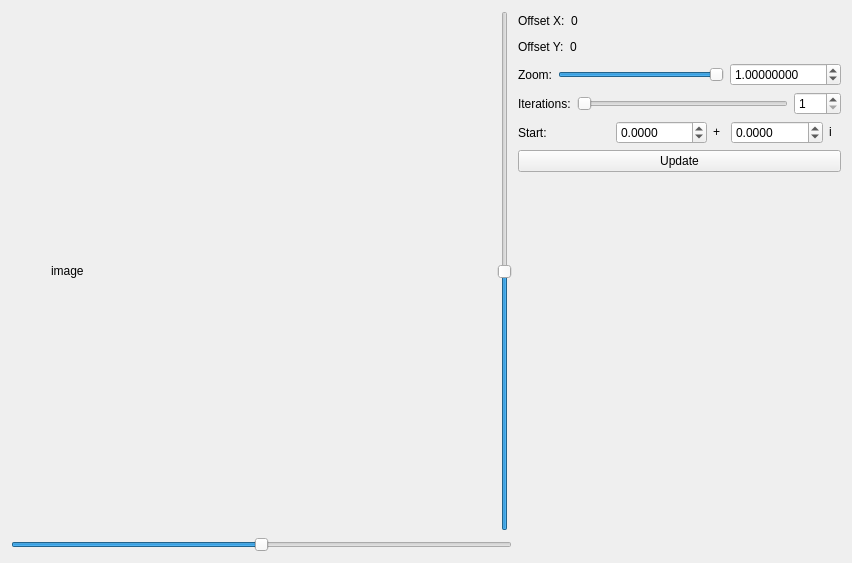
<?xml version="1.0" encoding="UTF-8"?>
<ui version="4.0">
 <class>MainWindow</class>
 <widget class="QMainWindow" name="MainWindow">
  <property name="geometry">
   <rect>
    <x>0</x>
    <y>0</y>
    <width>852</width>
    <height>563</height>
   </rect>
  </property>
  <property name="windowTitle">
   <string>MainWindow</string>
  </property>
  <widget class="QWidget" name="centralWidget">
   <layout class="QHBoxLayout" name="horizontalLayout_6">
    <item>
     <layout class="QVBoxLayout" name="verticalLayout_2">
      <item>
       <layout class="QHBoxLayout" name="horizontalLayout">
        <item>
         <spacer name="horizontalSpacer">
          <property name="orientation">
           <enum>Qt::Horizontal</enum>
          </property>
          <property name="sizeHint" stdset="0">
           <size>
            <width>40</width>
            <height>20</height>
           </size>
          </property>
         </spacer>
        </item>
        <item>
         <widget class="QLabel" name="lblImage">
          <property name="minimumSize">
           <size>
            <width>400</width>
            <height>400</height>
           </size>
          </property>
          <property name="maximumSize">
           <size>
            <width>400</width>
            <height>400</height>
           </size>
          </property>
          <property name="text">
           <string>image</string>
          </property>
         </widget>
        </item>
        <item>
         <spacer name="horizontalSpacer_2">
          <property name="orientation">
           <enum>Qt::Horizontal</enum>
          </property>
          <property name="sizeHint" stdset="0">
           <size>
            <width>40</width>
            <height>20</height>
           </size>
          </property>
         </spacer>
        </item>
        <item>
         <widget class="QSlider" name="sldOffsetY">
          <property name="maximum">
           <number>1000</number>
          </property>
          <property name="value">
           <number>500</number>
          </property>
          <property name="orientation">
           <enum>Qt::Vertical</enum>
          </property>
         </widget>
        </item>
       </layout>
      </item>
      <item>
       <widget class="QSlider" name="sldOffsetX">
        <property name="maximum">
         <number>1000</number>
        </property>
        <property name="value">
         <number>500</number>
        </property>
        <property name="orientation">
         <enum>Qt::Horizontal</enum>
        </property>
       </widget>
      </item>
     </layout>
    </item>
    <item>
     <layout class="QVBoxLayout" name="verticalLayout_3">
      <item>
       <layout class="QHBoxLayout" name="horizontalLayout_4">
        <item>
         <widget class="QLabel" name="lblOffsetXL">
          <property name="text">
           <string>Offset X:</string>
          </property>
         </widget>
        </item>
        <item>
         <widget class="QLabel" name="lblOffsetX">
          <property name="text">
           <string>0</string>
          </property>
         </widget>
        </item>
        <item>
         <spacer name="horizontalSpacer_3">
          <property name="orientation">
           <enum>Qt::Horizontal</enum>
          </property>
          <property name="sizeHint" stdset="0">
           <size>
            <width>40</width>
            <height>20</height>
           </size>
          </property>
         </spacer>
        </item>
       </layout>
      </item>
      <item>
       <layout class="QHBoxLayout" name="horizontalLayout_5">
        <item>
         <widget class="QLabel" name="lblOffsetYL">
          <property name="text">
           <string>Offset Y:</string>
          </property>
         </widget>
        </item>
        <item>
         <widget class="QLabel" name="lblOffsetY">
          <property name="text">
           <string>0</string>
          </property>
         </widget>
        </item>
        <item>
         <spacer name="horizontalSpacer_4">
          <property name="orientation">
           <enum>Qt::Horizontal</enum>
          </property>
          <property name="sizeHint" stdset="0">
           <size>
            <width>40</width>
            <height>20</height>
           </size>
          </property>
         </spacer>
        </item>
       </layout>
      </item>
      <item>
       <layout class="QHBoxLayout" name="horizontalLayout_2">
        <item>
         <widget class="QLabel" name="lblZoomL">
          <property name="text">
           <string>Zoom:</string>
          </property>
         </widget>
        </item>
        <item>
         <widget class="QSlider" name="sldZoom">
          <property name="maximum">
           <number>1000000000</number>
          </property>
          <property name="value">
           <number>100000</number>
          </property>
          <property name="orientation">
           <enum>Qt::Horizontal</enum>
          </property>
         </widget>
        </item>
        <item>
         <widget class="QDoubleSpinBox" name="spnZoom">
          <property name="decimals">
           <number>8</number>
          </property>
          <property name="maximum">
           <double>1000.000000000000000</double>
          </property>
          <property name="singleStep">
           <double>0.000001000000000</double>
          </property>
          <property name="value">
           <double>1.000000000000000</double>
          </property>
         </widget>
        </item>
       </layout>
      </item>
      <item>
       <layout class="QHBoxLayout" name="horizontalLayout_3">
        <item>
         <widget class="QLabel" name="lblIterationsL">
          <property name="text">
           <string>Iterations:</string>
          </property>
         </widget>
        </item>
        <item>
         <widget class="QSlider" name="sldIterations">
          <property name="minimum">
           <number>1</number>
          </property>
          <property name="maximum">
           <number>250</number>
          </property>
          <property name="orientation">
           <enum>Qt::Horizontal</enum>
          </property>
         </widget>
        </item>
        <item>
         <widget class="QSpinBox" name="spnIterations">
          <property name="minimum">
           <number>1</number>
          </property>
          <property name="maximum">
           <number>250</number>
          </property>
         </widget>
        </item>
       </layout>
      </item>
      <item>
       <layout class="QHBoxLayout" name="horizontalLayout_7">
        <item>
         <widget class="QLabel" name="lblComplexL">
          <property name="text">
           <string>Start:</string>
          </property>
         </widget>
        </item>
        <item>
         <widget class="QDoubleSpinBox" name="spnComplexReal">
          <property name="decimals">
           <number>4</number>
          </property>
          <property name="minimum">
           <double>-2.000000000000000</double>
          </property>
          <property name="maximum">
           <double>2.000000000000000</double>
          </property>
          <property name="singleStep">
           <double>0.050000000000000</double>
          </property>
         </widget>
        </item>
        <item>
         <widget class="QLabel" name="lblComplexPlus">
          <property name="maximumSize">
           <size>
            <width>12</width>
            <height>12</height>
           </size>
          </property>
          <property name="text">
           <string>+</string>
          </property>
         </widget>
        </item>
        <item>
         <widget class="QDoubleSpinBox" name="spnComplexImaginary">
          <property name="decimals">
           <number>4</number>
          </property>
          <property name="minimum">
           <double>-2.000000000000000</double>
          </property>
          <property name="maximum">
           <double>2.000000000000000</double>
          </property>
          <property name="singleStep">
           <double>0.050000000000000</double>
          </property>
         </widget>
        </item>
        <item>
         <widget class="QLabel" name="lblComplexi">
          <property name="maximumSize">
           <size>
            <width>12</width>
            <height>12</height>
           </size>
          </property>
          <property name="text">
           <string>i</string>
          </property>
         </widget>
        </item>
       </layout>
      </item>
      <item>
       <widget class="QPushButton" name="btnRender">
        <property name="text">
         <string>Update</string>
        </property>
       </widget>
      </item>
      <item>
       <spacer name="verticalSpacer">
        <property name="orientation">
         <enum>Qt::Vertical</enum>
        </property>
        <property name="sizeHint" stdset="0">
         <size>
          <width>20</width>
          <height>40</height>
         </size>
        </property>
       </spacer>
      </item>
     </layout>
    </item>
   </layout>
  </widget>
 </widget>
 <layoutdefault spacing="6" margin="11"/>
 <resources/>
 <connections/>
</ui>
